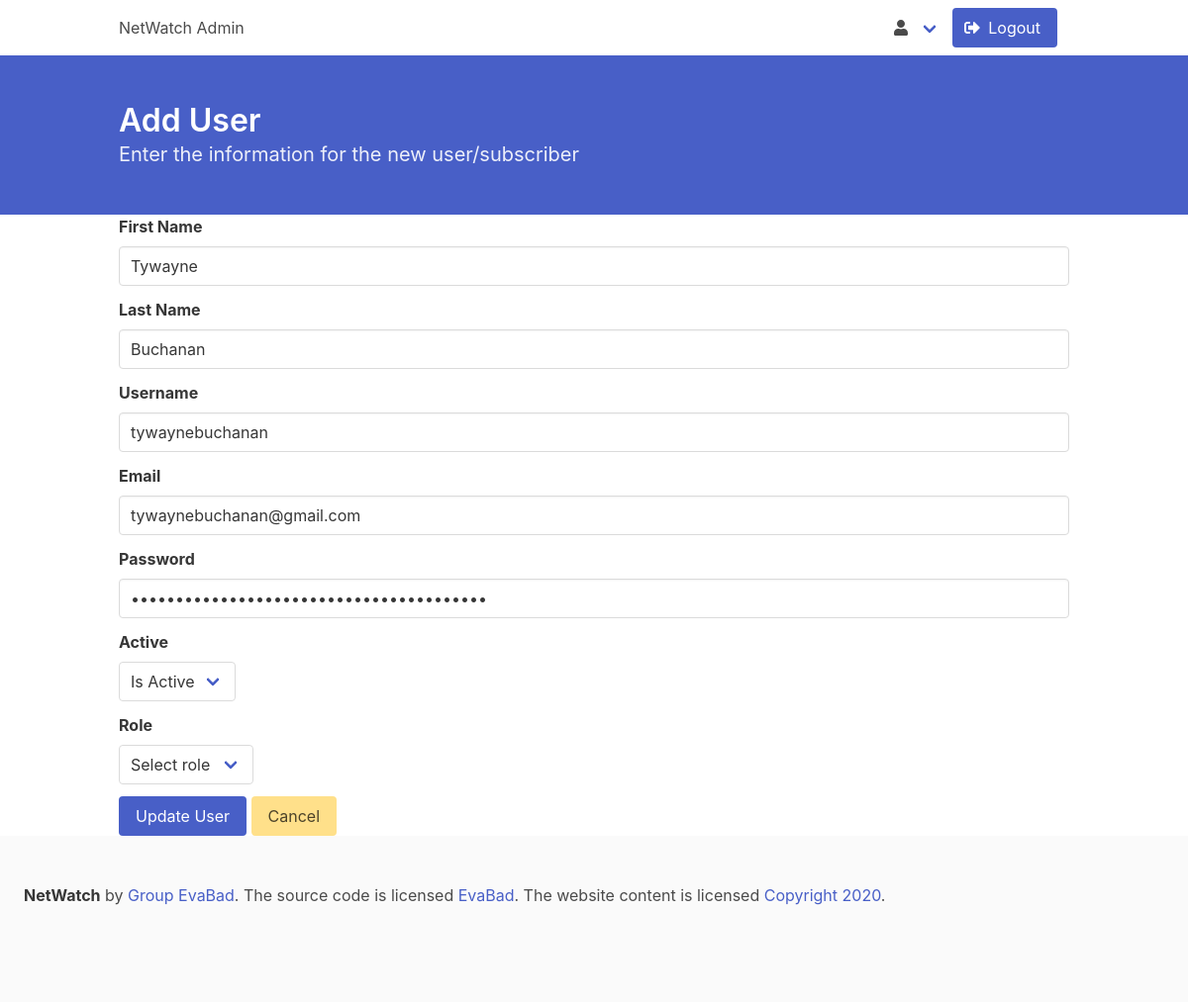
Page /editusers.php?edit=5 on the committed database.
### tables this page shows
CREATE TABLE `tblSubscribers` (
  `sub_id` int(11) NOT NULL,
  `firstname` varchar(30) NOT NULL,
  `lastname` varchar(30) NOT NULL,
  `username` varchar(30) NOT NULL,
  `email` varchar(30) NOT NULL,
  `password` varchar(255) NOT NULL,
  `isActive` varchar(5) NOT NULL,
  `role` varchar(20) NOT NULL,
  `timestamp` timestamp NOT NULL DEFAULT current_timestamp() ON UPDATE current_timestamp()
);

### editusers.php (the view, shortened to what this page needs)
<?php ob_start();
include ('functions/session.php');
if(isset($_GET['edit'])){
  $id = $_GET['edit'];
  $result = mysqli_query($conn,"SELECT * FROM tblSubscribers WHERE sub_id = $id");
  if($result->num_rows > 0)
  {
    $row = $result->fetch_array();
    $firstname = $row['firstname'];
    $lastname = $row['lastname'];
    $username = $row['username'];
    $email = $row['email'];
    $password = $row['password'];
    $isactive = $row['isActive'];
    $role = $row['role'];
  }
}
?>
<!Doctype html>
<html lang="en">
  <head>
    <link rel="stylesheet" type="text/css" href="css/styles.css">
 <link rel="stylesheet" href="https://cdn.jsdelivr.net/npm/bulma@0.9.1/css/bulma.min.css">
  </head>
  <body>
<div class = "container">
  <nav class="navbar" role="navigation" aria-label="main navigation">
  <div class="navbar-brand">
    <a class="navbar-item" href="admin.php">
     NetWatch Admin
    </a>
  </div>
  <div id="navbarBasicExample" class="navbar-menu">
  </div>
    <div class="navbar-end">
      <div class="navbar-item">
        <div class="navbar-item has-dropdown is-hoverable">
        <a class="navbar-link">
          <span class="icon">
                <i class="fas fa-user"></i>
              </span>
        </a>
      </div>
        <p class="control">
            <a class="button is-link" href="functions/logout.php">
              <span class="icon">
                <i class="fas fa-sign-out-alt"></i>
              </span>
              <span>Logout</span>
            </a>
          </p>
      </div>
    </div>
  </div>
<section class="hero is-link">
  <div class="hero-body">
    <div class="container">
      <h1 class="title">
        Add User
      </h1>
      <h2 class="subtitle">
        Enter the information for the new user/subscriber
      </h2>
    </div>
  </div>
</section>
<div class="container is-max-desktop">
  <form method="post" action="">
  <div class="field">
  <label class="label">First Name</label>
  <div class="control">
    <input class="input" type="text" name="firstname" placeholder="Name of User" value="<?php echo $firstname;?>">
  </div>
</div>
<div class="field">
  <label class="label">Last Name</label>
  <div class="control">
    <input class="input" type="text" name="lastname" placeholder="Last Name" value="<?php echo $lastname;?>">
  </div>
</div>
<div class="field">
  <label class="label">Username</label>
  <div class="control">
    <input class="input" type="text" name="username" placeholder="Username" value="<?php echo $username;?>">
  </div>
</div>
<div class="field">
  <label class="label">Email</label>
  <div class="control">
    <input class="input" type="text" name="email" placeholder="Email"   value="<?php echo $email;?>" >
  </div>
</div>
<div class="field">
  <label class="label">Password</label>
  <div class="control">
    <input class="input" type="password" name="password" placeholder="Password" value="<?php echo $password;?>">
  </div>
</div>
<div class="field">
  <label class="label">Active</label>
  <div class="control">
    <div class="select">
      <select name="active">
        <option value="<?php echo $isactive;?>">Is Active</option>
      </select>
    </div>
  </div>
</div>
<div class="field">
  <label class="label">Role</label>
  <div class="control">
    <div class="select">
      <select name ="role">
        <option value="<?php echo $role;?>">Select role</option>
      </select>
    </div>
  </div>
</div>
<div class="field is-grouped">
  <div class="control">
    <input class="button is-link" type="submit" name="save" value="Update User">
    <a class="button is-warning" href="admin.php">Cancel</a>
  </div>
</div>
</div>
  </body>
<?php include('footer/footer.php'); ?>
</html>

### rows in the picture
tblsubscribers: firstname "Tywayne", lastname "Buchanan", username "tywaynebuchanan", email "tywaynebuchanan@gmail.com"
